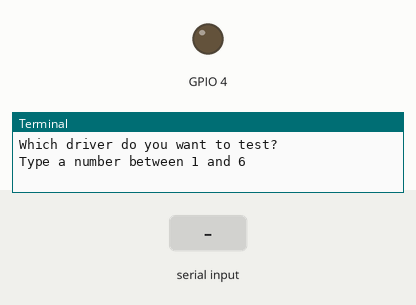
The program below on a simulated Raspberry Pi (BCM pin numbers). On the bench: output pins drawn as LEDs (lit = HIGH), the last lines printed to the terminal. Dashed ring = blinking. Inputs (shaded band) come from the test bench. At 12.3 s the program stops and its outputs stay as they are.

Above: at 1.2 s.
1.3 s: "m" typed at the terminal, then Enter
2.8 s: "5" typed at the terminal, then Enter
4.3 s: "90" typed at the terminal, then Enter
At 4.5 s:
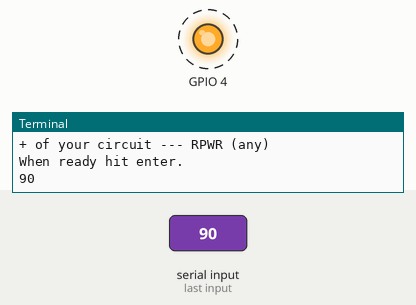
Timing chart, 0 to 13.4 s (numbered marks = the images above; inputs shaded):
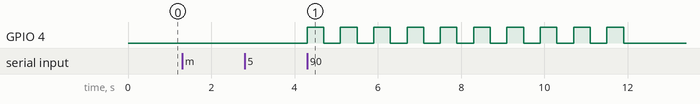

The program:

ocol-wp.py
```python
#!/usr/bin/env python2.7
# Python 2.7 version by Alex Eames of http://RasPi.TV
# functionally equivalent to the Gertboard ocol test by
# Gert Jan van Loo & Myra VanInwegen. Use at your own risk
# I'm pretty sure the code is harmless, but check it yourself.

import wiringpi
from time import sleep
import sys
board_type = sys.argv[-1]
if board_type == "m":
    poss_channels = 7
else:
    poss_channels = 6

def reset_ports():
    wiringpi.digitalWrite(4, 0)         # switches off port 4
    wiringpi.pinMode(4,0)               # set port 4 back to input mode

def which_channel():
    print "Which driver do you want to test?"
    # User inputs channel number
    channel = raw_input("Type a number between 1 and %d\n" % poss_channels)
    # Check valid user input
    while not channel.isdigit():
        # Make them do it again if wrong
        channel = raw_input("Try again - just numbers 1-%d please!\n" % poss_channels)
    return channel

channel = 0     # set channel to 0 initially so it will ask for user input

# ask for a channel until answer between 1 & 6/7 given
while not 0 < channel < (poss_channels + 1):
    channel = int(which_channel())          # once proper answer given, carry on

# Print On-screen Instructions
print "These are the connections for the open collector test:"
if board_type == "m":
    print "GPIO 4 --- %d in RLY DRIVERS" % channel
    print "+ of external power source --- PWR in J6"
    print "ground of external power source --- GND (any)"
    print "ground side of your circuit --- %d in J12" % (channel)
    print "+ of your circuit --- PWR (any)"
else:
    print "GP4 in J2 --- RLY%d in J4" % channel
    print "+ of external power source --- RPWR in J6"
    print "ground of external power source --- GND (any)"
    print "ground side of your circuit --- RLY%d in J%d" % (channel, channel+11)
    print "+ of your circuit --- RPWR (any)"
raw_input("When ready hit enter.\n")

wiringpi.wiringPiSetupGpio()                        # Initialise GPIO
wiringpi.pinMode(4, 1)                              # set up port 4 for output

try:
    for i in range(10):                             # do this 10 times
        wiringpi.digitalWrite(4, 1)                 # switch port 4 on
        sleep(0.4)                                  # wait 0.4 seconds
        wiringpi.digitalWrite(4, 0)                 # switch port 4 off
        sleep(0.4)

except KeyboardInterrupt:                   # trap a CTRL+C keyboard interrupt
    reset_ports()                           # reset ports

reset_ports()       # reset ports on normal exit
```

Measured:
- after the input at 4.3 s, GPIO 4: alternates HIGH for 0.40 s and LOW for 0.40 s, 20 changes in all, then stays LOW, starting at once
